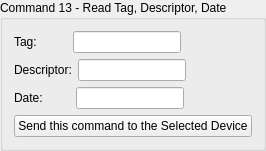
             <widget class="QGroupBox" name="command_13_group">
              <property name="title">
               <string>Command 13 - Read Tag, Descriptor, Date</string>
              </property>
              <layout class="QVBoxLayout" name="verticalLayout_20">
               <item>
                <layout class="QHBoxLayout" name="horizontalLayout_45">
                 <item>
                  <widget class="QLabel" name="label_40">
                   <property name="text">
                    <string>Tag:         </string>
                   </property>
                  </widget>
                 </item>
                 <item>
                  <widget class="QLineEdit" name="lineEdit_command13_tag">
                   <property name="sizePolicy">
                    <sizepolicy hsizetype="Maximum" vsizetype="Fixed">
                     <horstretch>0</horstretch>
                     <verstretch>0</verstretch>
                    </sizepolicy>
                   </property>
                   <property name="readOnly">
                    <bool>true</bool>
                   </property>
                  </widget>
                 </item>
                 <item>
                  <spacer name="horizontalSpacer_64">
                   <property name="orientation">
                    <enum>Qt::Horizontal</enum>
                   </property>
                   <property name="sizeHint" stdset="0">
                    <size>
                     <width>40</width>
                     <height>20</height>
                    </size>
                   </property>
                  </spacer>
                 </item>
                </layout>
               </item>
               <item>
                <layout class="QHBoxLayout" name="horizontalLayout_46">
                 <item>
                  <widget class="QLabel" name="label_41">
                   <property name="text">
                    <string>Descriptor:</string>
                   </property>
                  </widget>
                 </item>
                 <item>
                  <widget class="QLineEdit" name="lineEdit_command13_descriptor">
                   <property name="sizePolicy">
                    <sizepolicy hsizetype="Maximum" vsizetype="Fixed">
                     <horstretch>0</horstretch>
                     <verstretch>0</verstretch>
                    </sizepolicy>
                   </property>
                   <property name="readOnly">
                    <bool>true</bool>
                   </property>
                  </widget>
                 </item>
                 <item>
                  <spacer name="horizontalSpacer_65">
                   <property name="orientation">
                    <enum>Qt::Horizontal</enum>
                   </property>
                   <property name="sizeHint" stdset="0">
                    <size>
                     <width>40</width>
                     <height>20</height>
                    </size>
                   </property>
                  </spacer>
                 </item>
                </layout>
               </item>
               <item>
                <layout class="QHBoxLayout" name="horizontalLayout_47">
                 <item>
                  <widget class="QLabel" name="label_42">
                   <property name="text">
                    <string>Date:        </string>
                   </property>
                  </widget>
                 </item>
                 <item>
                  <widget class="QLineEdit" name="lineEdit_command13_date">
                   <property name="sizePolicy">
                    <sizepolicy hsizetype="Maximum" vsizetype="Fixed">
                     <horstretch>0</horstretch>
                     <verstretch>0</verstretch>
                    </sizepolicy>
                   </property>
                   <property name="text">
                    <string/>
                   </property>
                   <property name="readOnly">
                    <bool>true</bool>
                   </property>
                  </widget>
                 </item>
                 <item>
                  <spacer name="horizontalSpacer_67">
                   <property name="orientation">
                    <enum>Qt::Horizontal</enum>
                   </property>
                   <property name="sizeHint" stdset="0">
                    <size>
                     <width>40</width>
                     <height>20</height>
                    </size>
                   </property>
                  </spacer>
                 </item>
                </layout>
               </item>
               <item alignment="Qt::AlignRight">
                <widget class="QPushButton" name="send_command13_button">
                 <property name="text">
                  <string>Send this command to the Selected Device</string>
                 </property>
                </widget>
               </item>
              </layout>
             </widget>
